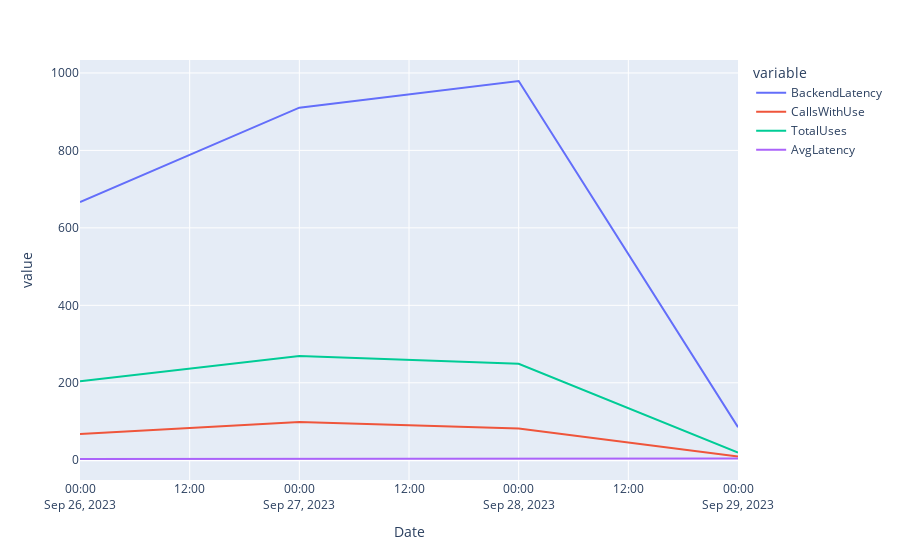

Notebook source saved alongside this figure:
### Code cell
# test_df = run_query(query_file_to_string('SQL/ExpertAssist.SQL'))
test_df.head()
pivot = pd.pivot_table(test_df, index='Date', values=['TotalUses','BackendLatency','CallsWithUse'], aggfunc=sum)
pivot['AvgLatency']= pivot['BackendLatency']/pivot['TotalUses']
px.line(pivot)

### Figure 1 — Plotly figure (JSON) as saved in the notebook; plotly's stock layout.template omitted (floating-point values rounded to 4 significant figures)
{"data": [{"hovertemplate": "variable=BackendLatency<br>Date=%{x}<br>value=%{y}<extra></extra>", "legendgroup": "BackendLatency", "line": {"color": "#636efa", "dash": "solid"}, "marker": {"symbol": "circle"}, "mode": "lines", "name": "BackendLatency", "orientation": "v", "showlegend": true, "type": "scatter", "x": ["2023-09-26", "2023-09-27", "2023-09-28", "2023-09-29"], "xaxis": "x", "y": [666.5, 910.3, 979.2, 85.47], "yaxis": "y"}, {"hovertemplate": "variable=CallsWithUse<br>Date=%{x}<br>value=%{y}<extra></extra>", "legendgroup": "CallsWithUse", "line": {"color": "#EF553B", "dash": "solid"}, "marker": {"symbol": "circle"}, "mode": "lines", "name": "CallsWithUse", "orientation": "v", "showlegend": true, "type": "scatter", "x": ["2023-09-26", "2023-09-27", "2023-09-28", "2023-09-29"], "xaxis": "x", "y": [68, 99, 82, 10], "yaxis": "y"}, {"hovertemplate": "variable=TotalUses<br>Date=%{x}<br>value=%{y}<extra></extra>", "legendgroup": "TotalUses", "line": {"color": "#00cc96", "dash": "solid"}, "marker": {"symbol": "circle"}, "mode": "lines", "name": "TotalUses", "orientation": "v", "showlegend": true, "type": "scatter", "x": ["2023-09-26", "2023-09-27", "2023-09-28", "2023-09-29"], "xaxis": "x", "y": [204, 269, 249, 20], "yaxis": "y"}, {"hovertemplate": "variable=AvgLatency<br>Date=%{x}<br>value=%{y}<extra></extra>", "legendgroup": "AvgLatency", "line": {"color": "#ab63fa", "dash": "solid"}, "marker": {"symbol": "circle"}, "mode": "lines", "name": "AvgLatency", "orientation": "v", "showlegend": true, "type": "scatter", "x": ["2023-09-26", "2023-09-27", "2023-09-28", "2023-09-29"], "xaxis": "x", "y": [3.267, 3.384, 3.932, 4.274], "yaxis": "y"}], "layout": {"legend": {"title": {"text": "variable"}, "tracegroupgap": 0}, "margin": {"t": 60}, "xaxis": {"anchor": "y", "domain": [0, 1], "title": {"text": "Date"}}, "yaxis": {"anchor": "x", "domain": [0, 1], "title": {"text": "value"}}}}
